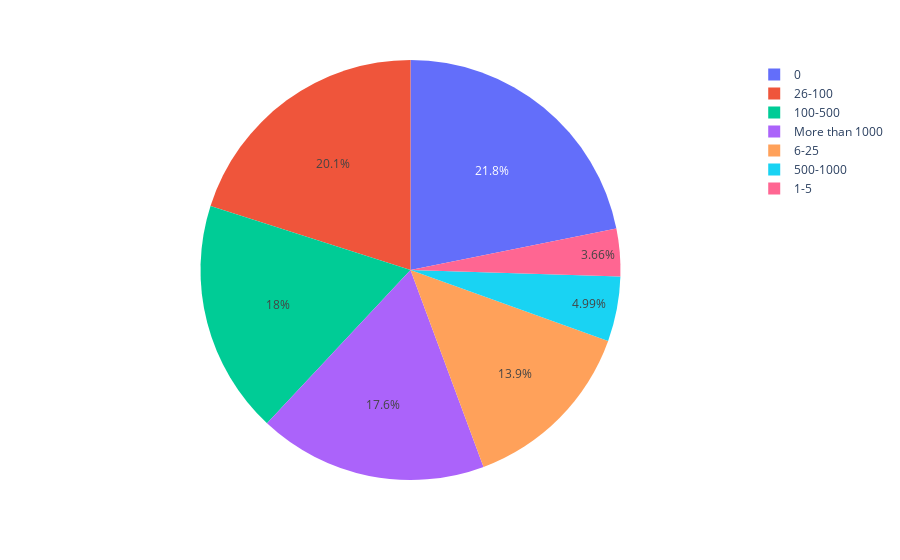

Source (notebook cell):
### Code cell
fig = px.pie(
    data,
    values=new_dis['Do you currently have a mental health disorder?'],
    names=new_dis['How many employees does your company or organization have?']
)
fig.show()

### Figure 1 — Plotly figure (JSON) as saved in the notebook; plotly's stock layout.template omitted (floating-point values rounded to 4 significant figures)
{"data": [{"domain": {"x": [0, 1], "y": [0, 1]}, "hoverlabel": {"namelength": 0}, "hovertemplate": "label=%{label}<br>value=%{value}", "labels": [0, "1-5", "100-500", "26-100", "500-1000", "6-25", "More than 1000"], "legendgroup": "", "name": "", "showlegend": true, "type": "pie", "values": [197, 33, 162, 181, 45, 125, 159]}], "layout": {"legend": {"tracegroupgap": 0}, "margin": {"t": 60}}}
